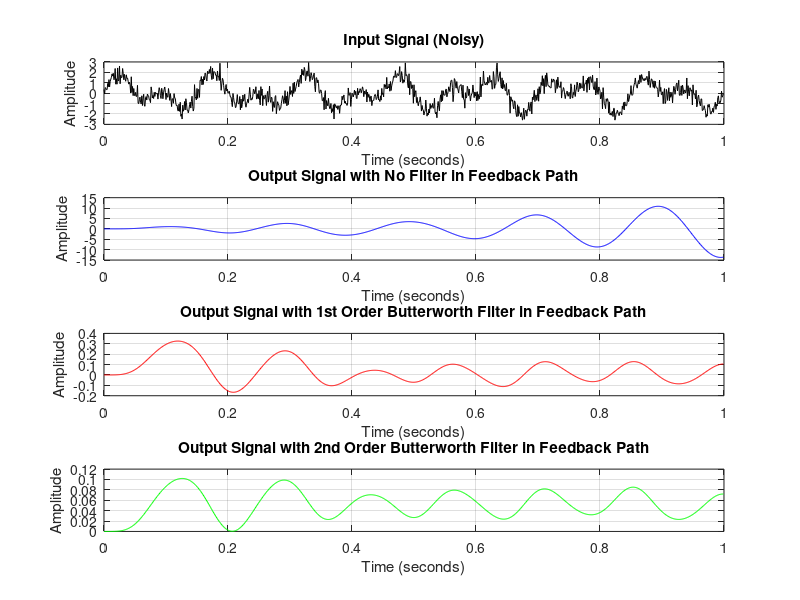
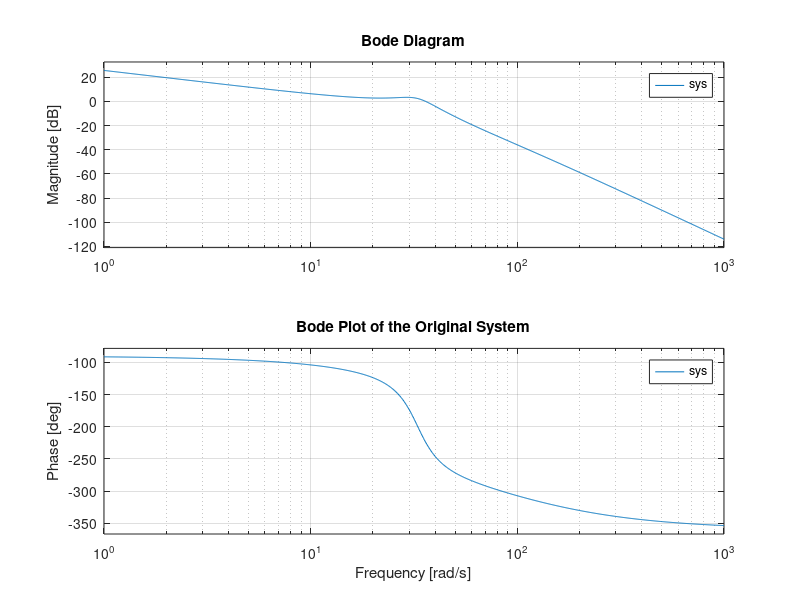

Reproduce these figures in MATLAB, in order.
% Define the given constants
J_m = 0.0001;
J_l = 0.001;
K = 1;
N = 5;
C_m = 0.01;
C_l = 0.01;

% Define the numerator and denominator coefficients
numerator = K / N;
denominator = [J_l * J_m, (J_l * C_m + C_l * J_m), ...
    (J_l * K / N^2 + C_l * C_m + K * J_m), ...
    (C_l * K / N^2 + K * C_m), 0];

% Define the transfer function of the system
sys = tf(numerator, denominator);

% Design Butterworth filters
cutoff_frequency = 0.2;  % Normalized cutoff frequency (0 to 1)
[b1, a1] = butter(1, cutoff_frequency, 'low');  % 1st order Butterworth filter
[b2, a2] = butter(2, cutoff_frequency, 'low');  % 2nd order Butterworth filter

% Define transfer functions for the Butterworth filters
filter1 = tf(b1, a1);  % 1st Order Butterworth Filter
filter2 = tf(b2, a2);  % 2nd Order Butterworth Filter

% Define the closed-loop system with no filter (for comparison)
closed_loop_no_filter = feedback(sys, 1);

% Define the closed-loop system with 1st Order Butterworth Filter in the feedback path
sys_feedback_1 = feedback(sys * filter1, 1);

% Define the closed-loop system with 2nd Order Butterworth Filter in the feedback path
sys_feedback_2 = feedback(sys * filter2, 1);

% Generate a sample input signal
Fs = 1000;  % Sampling frequency
t = 0:1/Fs:1-1/Fs;  % Time vector
input_signal = sin(2*pi*7*t) + sin(2*pi*13*t) + 0.5*randn(size(t));  % Noisy input signal

% Simulate the system response to the input signal
output_no_filter = lsim(closed_loop_no_filter, input_signal, t);
output_filter1 = lsim(sys_feedback_1, input_signal, t);
output_filter2 = lsim(sys_feedback_2, input_signal, t);

% Plot the original and filtered output signals
figure;

subplot(4, 1, 1);
plot(t, input_signal, 'k');
title('Input Signal (Noisy)');
xlabel('Time (seconds)');
ylabel('Amplitude');
grid on;

subplot(4, 1, 2);
plot(t, output_no_filter, 'b');
title('Output Signal with No Filter in Feedback Path');
xlabel('Time (seconds)');
ylabel('Amplitude');
grid on;

subplot(4, 1, 3);
plot(t, output_filter1, 'r');
title('Output Signal with 1st Order Butterworth Filter in Feedback Path');
xlabel('Time (seconds)');
ylabel('Amplitude');
grid on;

subplot(4, 1, 4);
plot(t, output_filter2, 'g');
title('Output Signal with 2nd Order Butterworth Filter in Feedback Path');
xlabel('Time (seconds)');
ylabel('Amplitude');
grid on;

% Display Bode plot of the original system for reference
figure;
bode(sys);
title('Bode Plot of the Original System');
grid on;
